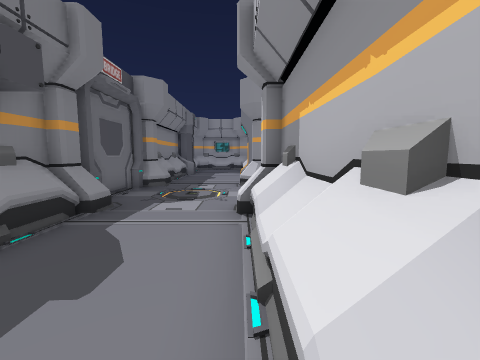
View 1 (above)

24 first-person views from a walk through a Unity game level. The camera is 1.2 m above the floor, tilts 6° down and sees 90° across. The floor is counted in squares, 1 m on a side. Each view is taken from the middle of a square. On the plan, view 1 faces up. The plan holds only what a view shows up to about 12 squares ahead; the rest is blank. The place goes on beyond the plan. The player character is not drawn.

View 2
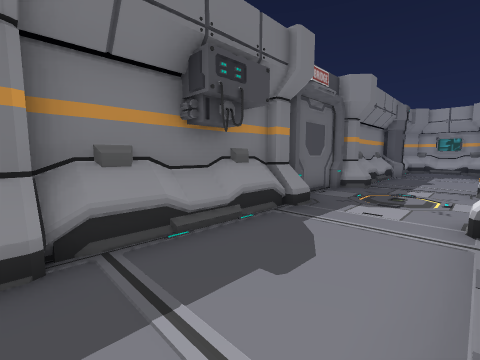

View 3
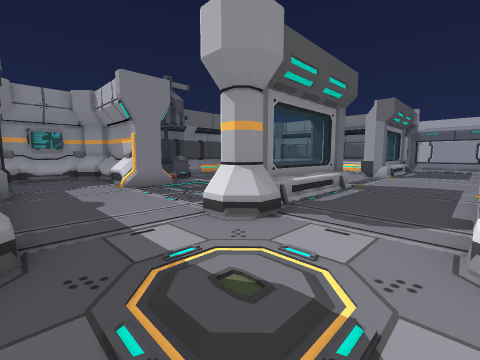

View 4
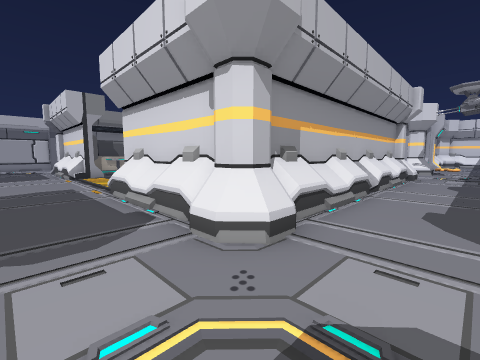

View 5
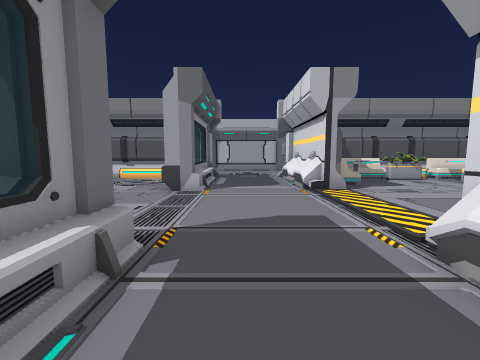

View 6
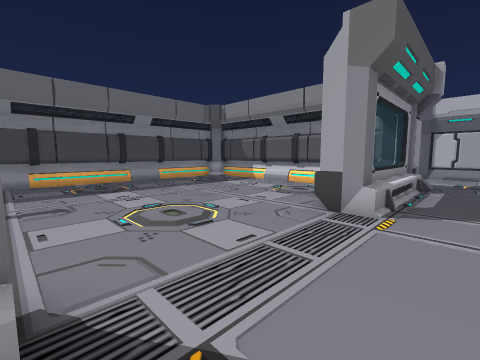

View 7
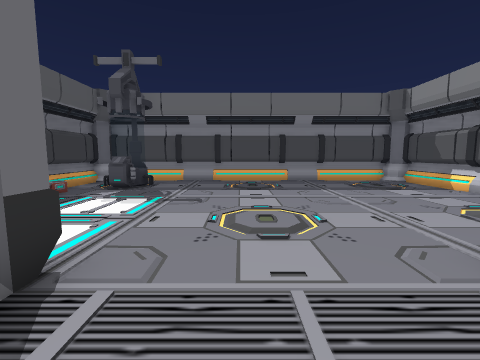

View 8
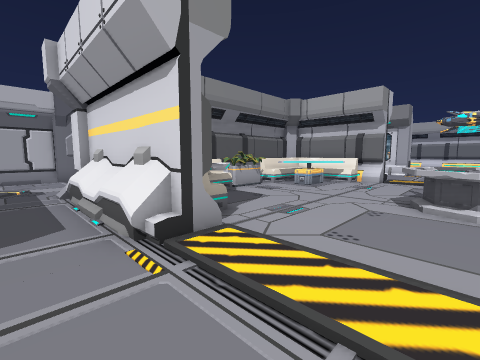

View 9
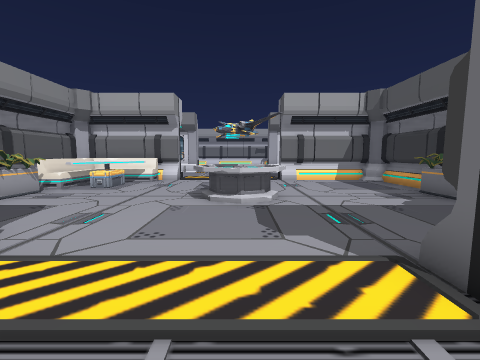

View 10
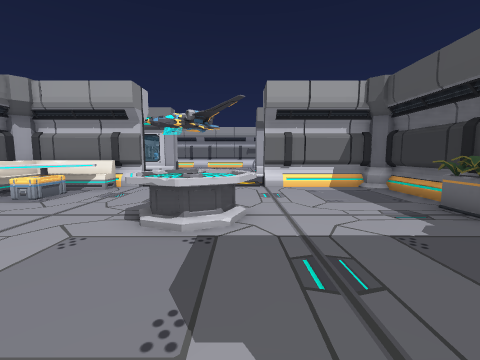

View 11
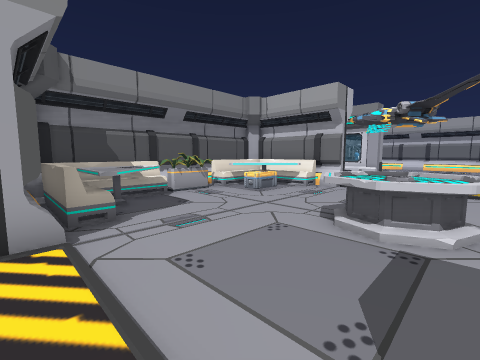

View 12
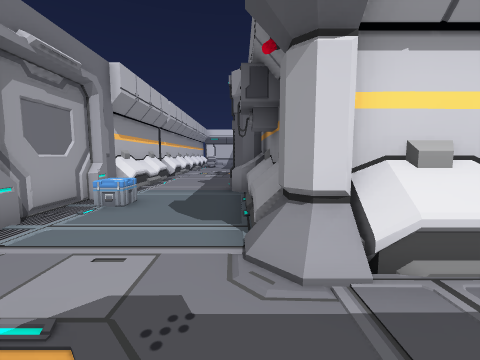

View 13
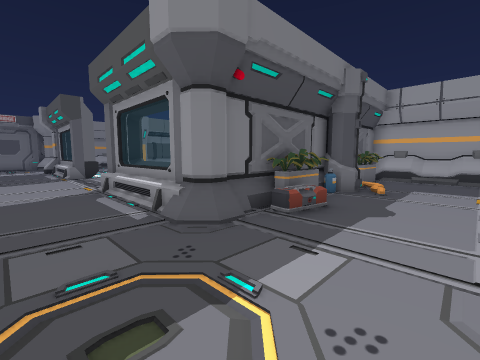

View 14
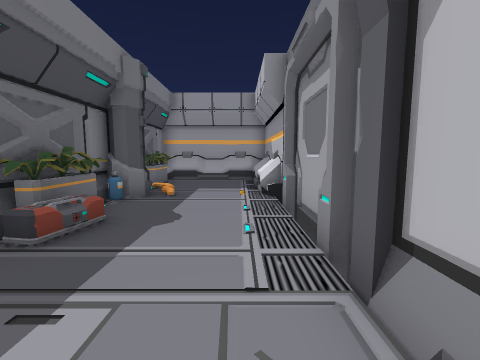

View 15
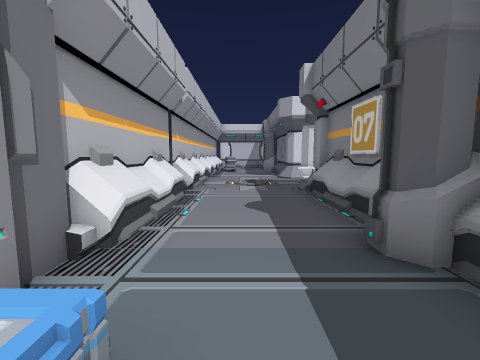

View 16
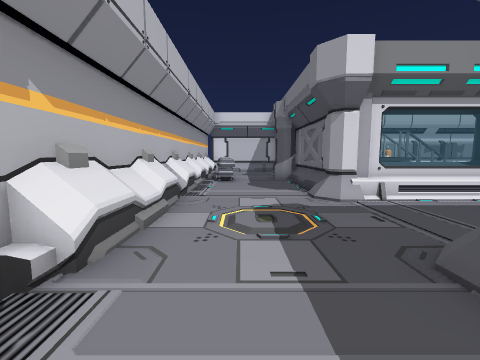

View 17
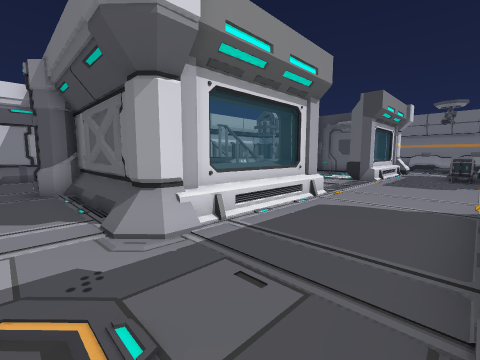

View 18
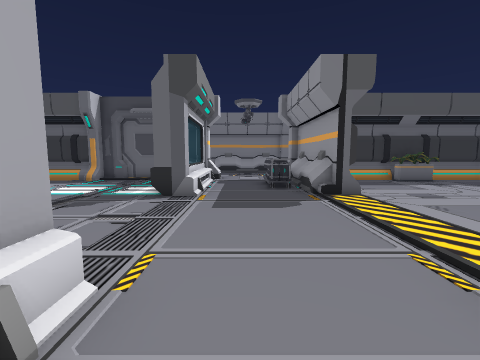

View 19
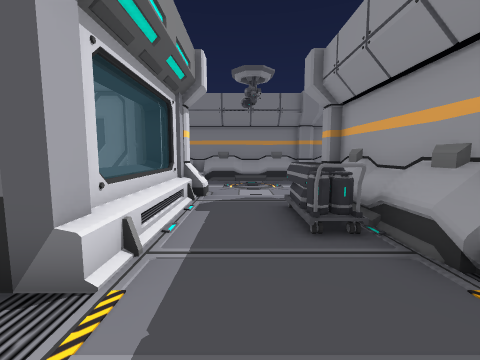

View 20
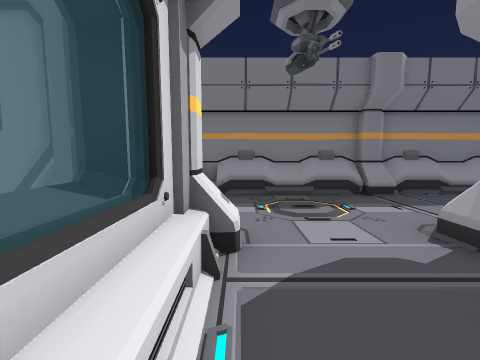

View 21
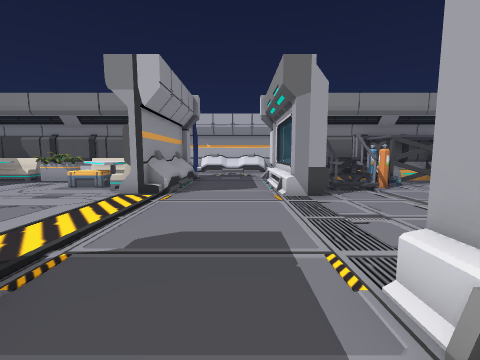

View 22
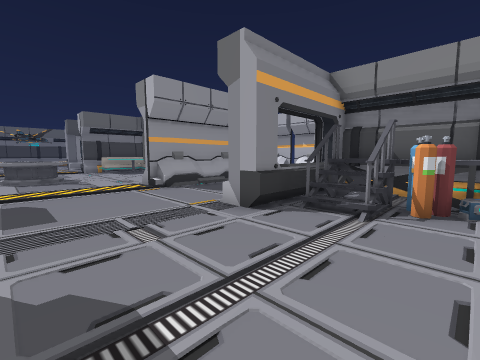

View 23
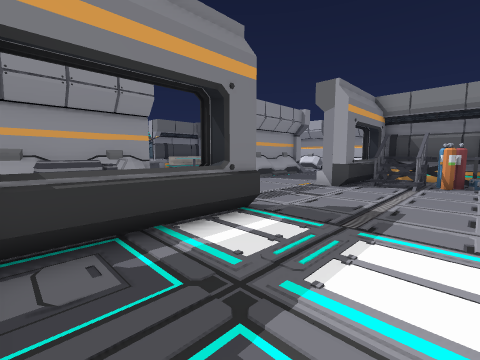

View 24
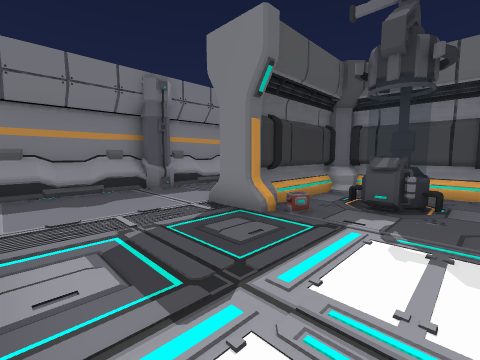

### Floor plan
Key: @ floor where view 1 was taken; # wall or solid block; x gap in a wall; . main floor; : floor 1 m higher than the main floor; / step, stairs or slope; = window, fence, low wall or low ledge; ^ raised ledge; v drop or lower ground; P pillar; T table; C crate; S ship; M machine; A tank; R cart; O other object.
Columns run from 4 left of view 1 to 21 right of it. Each row starts with its distance up from view 1.
 20  PO#P P############P######
 19 #P..P#/............/##..=#
 18 #....#.OO...........#O...#
 17 #....#.OO...........#O...#
 16 #O..=#..............#O/..#
 15 #O..PPP.............#O/..#
 14 #=..................#A...#
 13 #...................#O...#
 12 #.................. #O...#
 11 #=................  #/...#
 10 #P..P#====#....##===P/...#
  9 #....P....=........//....#
  8 #........................#
  7 #........................#
  6 P....P=..=......=..=#....#
  5 #P..P######....#######...#
  4 #=..=    .......###P#^...#
  3 ##...#. ........TTT=#=..C#
  2 #....#...........TT##M..C#
  1 #=..=#O....TST.....##O...#
  0 #P..@#O....TTT....OO#O...#
 -1 # ..=#O....TTT.....O#=...#
 -2 #....#...........CT##....#
 -3 #....#...........TT=#....#
 -4 ##..=#/.........####P=...#
 -5 PP..P#P####.....####P#...x
 -6 #=...P=RRR......=..= ....#
 -7 #......RR................#
 -8 #........................#
 -9 #=...P...................#
-10 #   P#====#.....#===P....#
-11      #..........#=#v#....#
-12      #..........//: #....#
-13       ..........=Av #....#
-14      #...........A#^#..RR#

Positions as (right, up) in squares from view 1, and headings:
1: (0, 0), facing up
2: (0, 0), facing up-left
3: (-3, 6), facing up-right
4: (-2, 8), facing down-right
5: (3, 8), facing right
6: (6, 8), facing up-right
7: (8, 8), facing up
8: (8, 7), facing down-right
9: (8, 7), facing down
10: (7, 5), facing down
11: (7, 5), facing down-right
12: (17, 8), facing down
13: (20, 7), facing up-left
14: (20, 8), facing up
15: (19, 3), facing down
16: (19, -3), facing down
17: (18, -6), facing down-left
18: (13, -8), facing left
19: (8, -8), facing left
20: (4, -9), facing left
21: (4, -8), facing right
22: (7, -14), facing up-right
23: (2, -14), facing up-right
24: (5, 11), facing up-left
